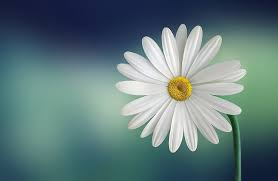
#> input picture Lab3/assets/images/hoa.jpg, 278 x 181 px, found by its file name
$ jupyter execute Cau2.ipynb
#> lines starting #> are read from the running program, lines starting #| are printed output that depends on the picture; after the words box and inside, x2 and y2 are one past the last pixel; in counts of white or black regions, pixels touching at a corner belong together
### **CÓ NHỮNG PHƯƠNG THỨC NÀO KHÁC ĐỂ CẢI THIỆN HIỆU SUẤT CỦA CANNY?**

#### Hiệu suất của Canny có thể được cải thiện bằng cách điều chỉnh tiền xử lý, tham số, và hậu xử lý, cũng như kết hợp với các phương pháp khác.

#### 1️ Cải thiện bước tiền xử lý (Pre-processing)

##### Làm trơn ảnh tốt hơn trước khi áp dụng Canny

Canny rất nhạy với nhiễu → tiền xử lý tốt giúp:

 - Giảm cạnh giả (FP)

 - Tăng Precision

Phương pháp:

 - Gaussian Blur (mặc định)

 - Median Blur (tốt với nhiễu muối tiêu)

 - Bilateral Filter (giữ biên tốt)

[cell 1]
import cv2
import numpy as np
import matplotlib.pyplot as plt

img = cv2.imread("C:\\Users\\PC\\Downloads\\hoa.jpg", cv2.IMREAD_GRAYSCALE)
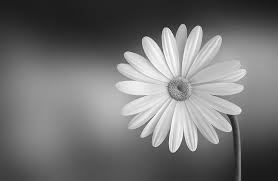
#> img: shape (181, 278); min 23, max 255, mean 115.1

plt.imshow(img, cmap="gray")
plt.title("Ảnh gốc")
plt.axis("off")

[cell 2]
edges_base = cv2.Canny(img, 100, 200)
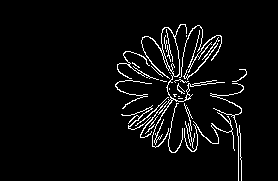
#> edges_base: shape (181, 278); 4.6% white in thin lines or dots, all inside (x1, y1, x2, y2) = (115, 24, 247, 181)

plt.imshow(edges_base, cmap="gray")
plt.title("Canny gốc (100,200)")
plt.axis("off")

Đây là kết quả Canny ban đầu, dùng làm mốc so sánh (baseline).

#### Tiền xử lý để cải thiện (Pre-processing)

##### Gaussian Blur

[cell 3]
blur = cv2.GaussianBlur(img, (5,5), 1.4)
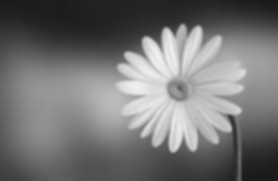
#> blur: shape (181, 278); min 25, max 242, mean 115.1
edges_blur = cv2.Canny(blur, 50, 150)
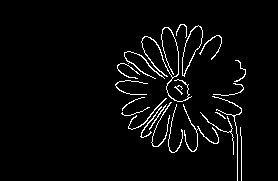
#> edges_blur: shape (181, 278); 3.6% white in thin lines or dots, all inside (x1, y1, x2, y2) = (115, 24, 246, 181)

plt.imshow(edges_blur, cmap="gray")
plt.title("Canny sau Gaussian Blur")
plt.axis("off")

- Gaussian Blur được sử dụng nhằm làm trơn ảnh trước khi phát hiện cạnh.
- Bước tiền xử lý này giúp giảm nhiễu và các biến thiên cường độ nhỏ,
từ đó làm giảm số lượng cạnh giả và cải thiện độ ổn định của thuật toán
Canny.

#### Bilateral Filter

[cell 4]
bilateral = cv2.bilateralFilter(img, 9, 75, 75)
edges_bilateral = cv2.Canny(bilateral, 100, 200)
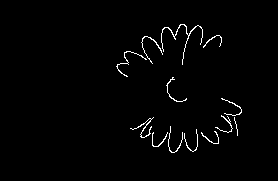
#> edges_bilateral: shape (181, 278); 1.5% white in thin lines or dots, all inside (x1, y1, x2, y2) = (116, 24, 242, 153)

plt.imshow(edges_bilateral, cmap="gray")
plt.title("Canny sau Bilateral Filter")
plt.axis("off")

- Bilateral Filter được áp dụng để làm trơn ảnh trong khi vẫn bảo toàn
các biên quan trọng.
- So với Gaussian Blur, phương pháp này cho kết quả
trực quan tốt hơn do giữ được biên sắc nét, giảm đáng kể nhiễu nền và
tăng độ chính xác của các cạnh được phát hiện.

#### Điều chỉnh ngưỡng Canny (Threshold tuning)

[cell 5]
edges_tuned = cv2.Canny(img, 50, 150)
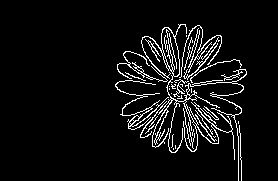
#> edges_tuned: shape (181, 278); 6.3% white in thin lines or dots, all inside (x1, y1, x2, y2) = (115, 24, 247, 181)

plt.imshow(edges_tuned, cmap="gray")
plt.title("Canny với ngưỡng (50,150)")
plt.axis("off")

Giảm ngưỡng giúp phát hiện thêm các cạnh yếu,
làm tăng số lượng cạnh được phát hiện (Recall tăng).

#### Tự động chọn ngưỡng (Auto Canny)

[cell 6]
v = np.median(img)
#> v = 110
lower = int(max(0, 0.66 * v))
#> lower = 72
upper = int(min(255, 1.33 * v))
#> upper = 146

edges_auto = cv2.Canny(img, lower, upper)

plt.imshow(edges_auto, cmap="gray")
plt.title("Auto Canny")
plt.axis("off")

- Auto Canny được sử dụng để tự động xác định ngưỡng phát hiện cạnh dựa
trên giá trị trung vị cường độ sáng của ảnh.
- Phương pháp này giúp thuật
toán Canny hoạt động ổn định hơn đối với các ảnh có điều kiện ánh sáng
khác nhau mà không cần điều chỉnh tham số thủ công.

#### Hậu xử lý (Post-processing)

##### Nối các cạnh bị đứt

[cell 7]
kernel = np.ones((2,2), np.uint8)
edges_linked = cv2.dilate(edges_tuned, kernel, iterations=1)
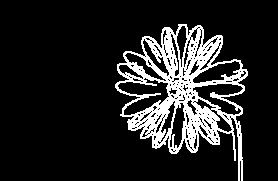
#> edges_linked: shape (181, 278); 13.9% white; 1 white region, box (x1, y1, x2, y2) and area: (115, 24, 248, 181) 7007


plt.imshow(edges_linked, cmap="gray")
plt.title("Canny sau nối cạnh")
plt.axis("off")

- Các phép toán hình thái học được áp dụng nhằm nối các đoạn cạnh bị đứt
nhẹ.
- Trong thực nghiệm này, chỉ sử dụng phép giãn (dilation) với kernel
nhỏ để cải thiện tính liên tục của cạnh, tránh làm dày biên hoặc gây
dính các cạnh không liên quan.

#### Đánh giá lại bằng Precision – Recall
Sau khi áp dụng các phương pháp cải thiện cho thuật toán Canny
(Canny gốc, Gaussian Blur, Bilateral Filter, điều chỉnh ngưỡng,
Auto Canny và nối cạnh), chất lượng phát hiện cạnh được đánh giá
định lượng bằng Precision, Recall và F1-score.

Các kết quả được so sánh pixel-wise với ảnh Ground Truth.

[cell 8]
gt = cv2.imread("C:\\Users\\PC\\Downloads\\hoa_edge_gt.png",
                cv2.IMREAD_GRAYSCALE)
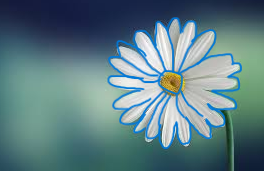
#> input picture Lab3/assets/images/hoa_edge_gt.png, 264 x 171 px, found by its file name
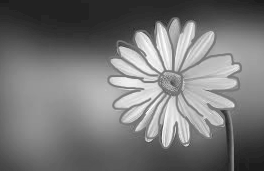
#> gt: shape (171, 264); min 28, max 255, mean 119.1
gt = cv2.resize(gt, (img.shape[1], img.shape[0]))
#> gt: shape (181, 278)
gt_bin = (gt > 128).astype(np.uint8)
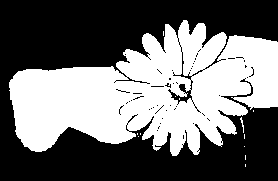
#> gt_bin: shape (181, 278); values 0 (black) and 1 (white), 43.7% white; 13 white regions (11 under 20 px), largest, box (x1, y1, x2, y2) and area: (9, 20, 278, 156) 21943, (240, 117, 244, 133) 23
print("GT shape:", gt_bin.shape)
#| GT shape: (181, 278)

[cell 9]
def evaluate_pr(edges, gt_bin):
    edges_bin = (edges > 0).astype(np.uint8)
    TP = np.sum((edges_bin == 1) & (gt_bin == 1))
    FP = np.sum((edges_bin == 1) & (gt_bin == 0))
    FN = np.sum((edges_bin == 0) & (gt_bin == 1))
    precision = TP / (TP + FP + 1e-6)
    recall    = TP / (TP + FN + 1e-6)
    f1        = 2 * precision * recall / (precision + recall + 1e-6)
    return TP, FP, FN, precision, recall, f1

[cell 10]
methods = {
    "Canny gốc (100,200)": edges_base,
    "Canny + Gaussian Blur": edges_blur,
    "Canny + Bilateral": edges_bilateral,
    "Canny (50,150)": edges_tuned,
    "Auto Canny": edges_auto,
    "Canny + nối cạnh": edges_linked
}
for name, edges in methods.items():
    TP, FP, FN, p, r, f1 = evaluate_pr(edges, gt_bin)
    print(name)
    print(f"  TP={TP}, FP={FP}, FN={FN}")
    print(f"  Precision={p:.3f}")
    print(f"  Recall   ={r:.3f}")
    print(f"  F1-score ={f1:.3f}\n")
#> this loop made 6 passes
#> (name, TP, FP, FN, precision in evaluate_pr, recall in evaluate_pr, f1, p) on passes 1 to 6: ('Canny gốc (100,200)', 1815, 501, 20180, 0.784, 0.0825, 0.149, 0.784), ('Canny + Gaussian Blur', 1356, 456, 20639, 0.748, 0.0617, 0.114, 0.748), ('Canny + Bilateral', 538, 234, 21457, 0.697, 0.0245, 0.0473, 0.697), ('Canny (50,150)', 2601, 562, 19394, 0.822, 0.118, 0.207, 0.822), ('Auto Canny', 2299, 555, 19696, 0.806, 0.105, 0.185, 0.806), ('Canny + nối cạnh', 5872, 1135, 16123, 0.838, 0.267, 0.405, 0.838)
#> (printed output is left out)
